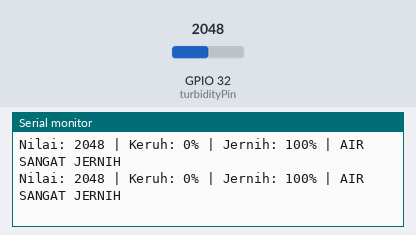
Bench run of a sketch on a simulated ESP32. Shown: the last lines printed to the serial monitor. Inputs (shaded band) come from the test bench; at power-on: GPIO 32 (turbidityPin) = 2048.

Above: at 9.2 s.
9.3 s: GPIO 32 (turbidityPin) set to 2004
At 9.9 s:
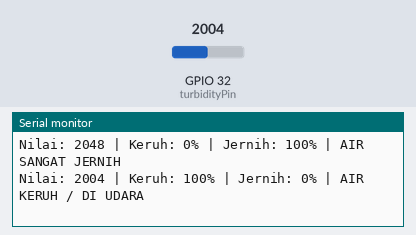
11.5 s: GPIO 32 (turbidityPin) set to 2047
At 11.9 s:
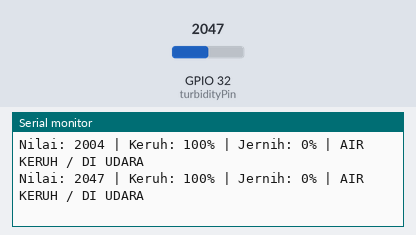

Measured:
- the behaviour switches between 2048 and 2047 on GPIO 32 (turbidityPin) (found by bisection; images 0 and 1)
- after the input at 9.3 s, the serial monitor: prints a new line after 0.21 s (image 1)
- after the input at 11.5 s, the serial monitor: prints a new line at once (image 2)

The sketch:

air-udara.ino
```cpp
const int turbidityPin = 32;

int nilaiDiAir = 4095;     // Nilai saat di air (jernih sempurna)
int nilaiDiUdara = 3031;   // Nilai saat di udara

void setup() {
  Serial.begin(115200);

  // Kalibrasi otomatis
  Serial.println("=== KALIBRASI SENSOR ===");
  Serial.println("1. Celupkan ke AIR, tekan tombol reset...");
  delay(3000);

  long totalAir = 0;
  for(int i = 0; i < 20; i++) {
    totalAir += analogRead(turbidityPin);
    delay(50);
  }
  nilaiDiAir = totalAir / 20;
  Serial.print("Nilai di AIR: ");
  Serial.println(nilaiDiAir);

  Serial.println("2. Angkat ke UDARA, tekan reset...");
  delay(3000);

  long totalUdara = 0;
  for(int i = 0; i < 20; i++) {
    totalUdara += analogRead(turbidityPin);
    delay(50);
  }
  nilaiDiUdara = totalUdara / 20;
  Serial.print("Nilai di UDARA: ");
  Serial.println(nilaiDiUdara);
  Serial.println("=== KALIBRASI SELESAI ===\n");
}

void loop() {
  int nilai = analogRead(turbidityPin);

  // BALIK LOGIKA:
  // - Air jernih = nilai TINGGI (4095)
  // - Udara/keruh = nilai RENDAH (3031)
  int persenKekeruhan;

  if (nilai >= nilaiDiAir) {
    persenKekeruhan = 0;  // 0% keruh = 100% jernih
  }
  else if (nilai <= nilaiDiUdara) {
    persenKekeruhan = 100; // 100% keruh
  }
  else {
    // Map nilai ke persen keruh (inverted)
    persenKekeruhan = map(nilai, nilaiDiUdara, nilaiDiAir, 100, 0);
  }

  int persenKejernihan = 100 - persenKekeruhan;

  Serial.print("Nilai: ");
  Serial.print(nilai);
  Serial.print(" | Keruh: ");
  Serial.print(persenKekeruhan);
  Serial.print("% | Jernih: ");
  Serial.print(persenKejernihan);
  Serial.print("% | ");

  // Interpretasi kondisi
  if (persenKejernihan >= 80) {
    Serial.println("AIR SANGAT JERNIH");
  }
  else if (persenKejernihan >= 50) {
    Serial.println("AIR CUKUP JERNIH");
  }
  else if (persenKejernihan >= 20) {
    Serial.println("AIR AGAK KERUH");
  }
  else {
    Serial.println("AIR KERUH / DI UDARA");
  }

  delay(500);
}
```
